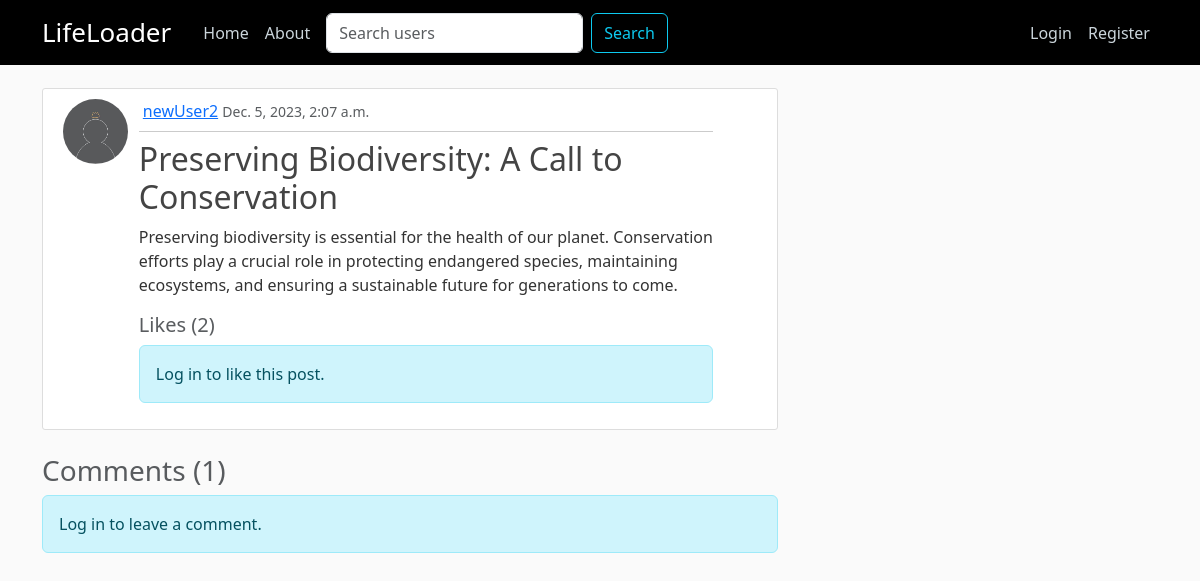
Screenshot of /post/43/ with the database file from the repository.
### social_net/models.py (models this page shows, shortened)
class Post(models.Model):
    author = models.ForeignKey(User, on_delete=models.CASCADE)
    title = models.CharField(max_length=150)
    content = models.TextField()
    date_created = models.DateTimeField(default=timezone.now)
    likes = models.ManyToManyField(
        User, related_name='post_likes', through='Like')
    comments = models.ManyToManyField(
        User, related_name='post_comments', through='Comment')

### users/models.py (models this page shows, shortened)
class Profile(models.Model):
    user = models.OneToOneField(User, on_delete=models.CASCADE)
    bio = models.TextField(null=True)
    profile_pic = models.ImageField(
        default='default.jpg', upload_to='profile_pics')

### social_net/views.py (the view)
# urls.py: path('post/<int:pk>/', views.PostDetailView.as_view(),
class PostDetailView(DetailView):
    model = Post
    context_object_name = 'post'
    def get_context_data(self, **kwargs):
        context = super().get_context_data(**kwargs)
        post = self.get_object()
        comments = Comment.objects.filter(post=post)
        context['comments'] = comments
        context['comment_form'] = CommentForm()
        return context
    def post(self, request, *args, **kwargs):
        self.object = self.get_object()
        form = CommentForm(request.POST)
        if form.is_valid():
            comment = form.save(commit=False)
            comment.user = self.request.user
            comment.post = self.object
            comment.save()
        return self.render_to_response(self.get_context_data())

### social_net/forms.py
class CommentForm(forms.ModelForm):
    class Meta:
        model = Comment
        fields = ['content']
        widgets = {
            'content': forms.Textarea(attrs={'rows': 3, 'cols': 40}),
        }

### social_net/templates/social_net/post_detail.html (shortened to what this page needs)
{% extends "social_net/base_temp.html" %}
{% load crispy_forms_tags %}
{% load static %}
{% block content %}
    <article class="media content-section">
        <div class="row">
            <div class="col-md-1">
                <img class="rounded-circle article-img" src="{{ post.author.profile.profile_pic.url }}" alt="post's author profile picture">
            </div>
            <div class="col-md-10 ms-3">
                <div class="media-body">
                    <div class="d-flex justify-content-between align-items-center">
                        <div>
                            <a class="ms-1" href="{% url 'LifeLoader-view_profile' post.author %}">{{ post.author }}</a>
                            <small class="text-muted">{{ post.date_created }}</small>
                        </div>
                    </div>
                    <hr class="my-2">
                    <h2 class="article-title"> {{ post.title }}</h2>
                    <p class="article-content">{{ post.content }}</p>
                        <h5 class="text-muted">
                            Likes (<span class="likes-count me-20">{{ post.likes.count }}</span>)
                        </h5>
                        {% if user.is_authenticated %}
                            {% if user in post.likes.all %}
                            <button class="like-btn hidden" data-post-id="{{ post.id }}" data-is-liked="false">Like</button>
                            <button class="unlike-btn" data-post-id="{{ post.id }}" data-is-liked="true">Unlike</button>
                            {% else %}
                            <button class="unlike-btn hidden" data-post-id="{{ post.id }}" data-is-liked="true">Unlike</button>
                            <button class="like-btn" data-post-id="{{ post.id }}" data-is-liked="false">Like</button>
                            {% endif %}
                        {% else %}
                            <p class="alert alert-info">Log in to like this post.</p>
                        {% endif %}
                </div>
            </div>
        </div>
    </article>
        <div class="comments-section mt-4" >
        <h3 class="text-muted">Comments ({{ comments.count }})</h3>
        {% if user.is_authenticated %}
            <h3 class="text-muted">Add a Comment</h3>
            <form method="post" action="{% url 'LifeLoader-post_detail' pk=post.pk %}">
                {% csrf_token %}
                {{ comment_form|crispy|safe }}
                <button type="submit" class="btn btn-primary">Post Comment</button>
            </form>
        {% else %}
            <p class="alert alert-info">Log in to leave a comment.</p>
        {% endif %}
    </div>
{% endblock content %}

### social_net/static/social_net/main.css (style rules this page uses)
body { background: #fafafa; color: #333333; margin-top: 5rem; }
h1, h2, h3, h4, h5, h6 { color: #444444; }
.content-section { background: #ffffff; padding: 10px 20px; border: 1px solid #dddddd; border-radius: 3px; margin-bottom: 20px; }
.article-title { color: #444444; text-decoration: none; }
.article-content { white-space: pre-line; }
.article-img { height: 65px; width: 65px; margin-right: 16px; }

### rows the page displays
Post: author.profile.profile_pic (placeholder picture), author "newUser2", date_created "Dec. 5, 2023, 2:07 a.m.", title "Preserving Biodiversity: A Call to Conservation", content "Preserving biodiversity is essential for the health of our planet. Conservation efforts play a crucial role in protecting endangered species, maintaining ecosystems, and ensuring a sustainable future for generations to come.", likes.count "2"

### other values shown
{{ comments.count }} "1"
